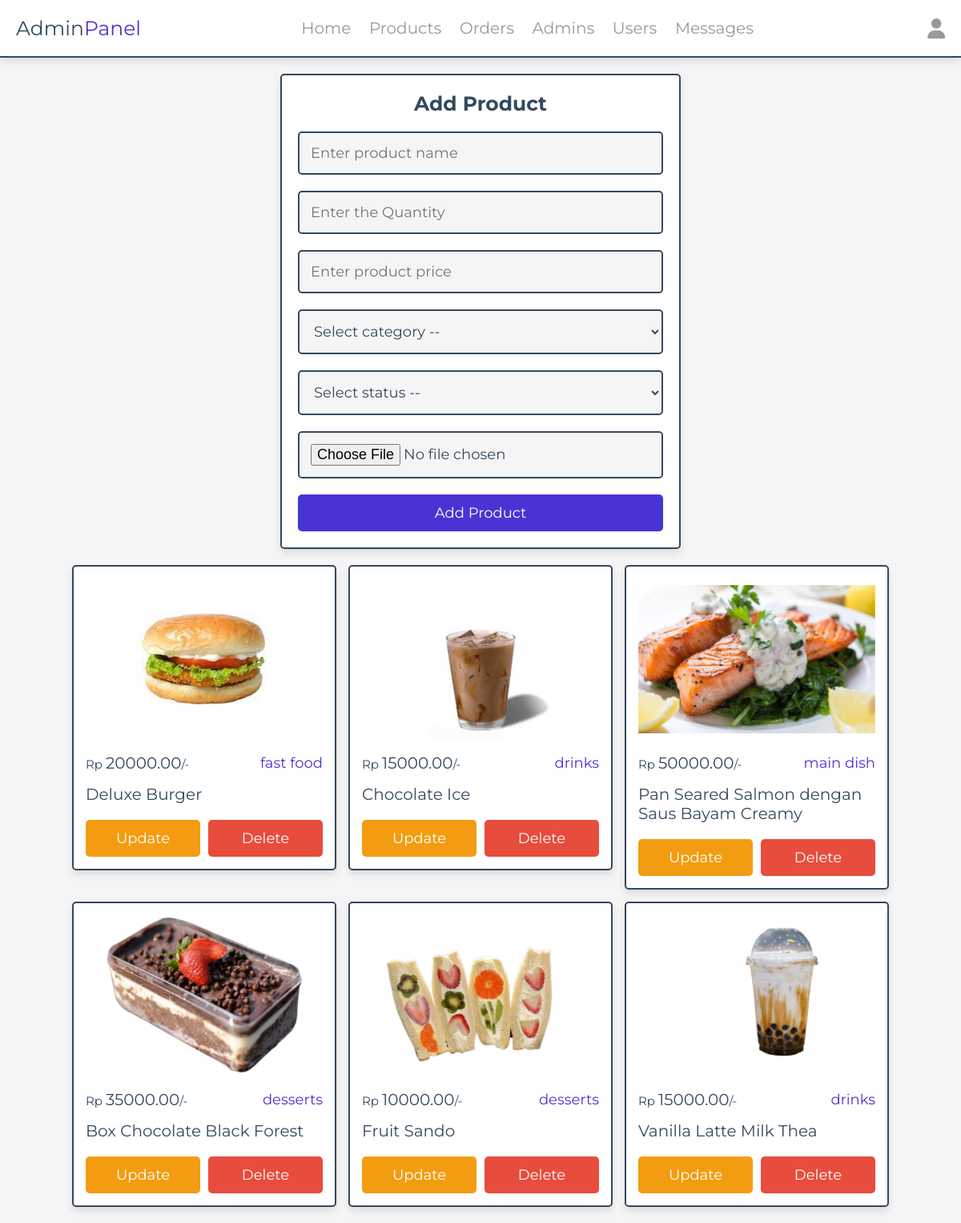
The page /admin/products.php (signed in) on the database its author committed.
### tables this page shows
CREATE TABLE `menu` (
  `MenuID` int(100) NOT NULL,
  `Name` varchar(100) NOT NULL,
  `Category` varchar(100) NOT NULL,
  `Price` decimal(10,2) NOT NULL,
  `Image` varchar(100) NOT NULL
);

### admin/products.php (the view, shortened to what this page needs)
<?php
   include '../components/connect.php';
?>
<!DOCTYPE html>
<html lang="en">
   <head>
      <link rel="stylesheet" href="https://cdnjs.cloudflare.com/ajax/libs/font-awesome/6.1.1/css/all.min.css">
      <link rel="stylesheet" href="../css/admin_style.css">
   </head>
   <body>
      <?php include '../components/admin_header.php' ?>
      <section class="add-products">
         <form action="" method="POST" enctype="multipart/form-data">
            <h3>add product</h3>
            <input type="text" required placeholder="Enter product name" name="name" maxlength="100" class="box">
            <input type="number" min="0" max="9999999999" required placeholder="Enter the Quantity" name="Qty" onkeypress="if(this.value.length == 10) return false;" class="box">
            <input type="number" min="0" max="9999999999" required placeholder="Enter product price" name="price" onkeypress="if(this.value.length == 10) return false;" class="box">
            <select name="category" class="box" required>
               <option value="" disabled selected>Select category --</option>
            </select>
            <select name="Status" class="box" required>
               <option value="" disabled selected>Select status --</option>
            </select>
            <input type="file" name="image" class="box" accept="image/jpg, image/jpeg, image/png, image/webp" required>
            <input type="submit" value="add product" name="add_product" class="btn">
         </form>
      </section>
      <section class="show-products" style="padding-top: 0;">
         <div class="box-container">
            <?php
               $show_products = $conn->prepare("SELECT * FROM `menu`");
               $show_products->execute();
               if($show_products->rowCount() > 0){
                  while($fetch_products = $show_products->fetch(PDO::FETCH_ASSOC)){
            ?>
            <div class="box">
               <img src="../uploaded_img/<?= $fetch_products['Image']; ?>" alt="">
               <div class="flex">
                  <div class="price"><span>Rp </span><?= $fetch_products['Price']; ?><span>/-</span></div>
                  <div class="category"><?= $fetch_products['Category']; ?></div>
               </div>
               <div class="name"><?= $fetch_products['Name']; ?></div>
               <div class="flex-btn">
                  <a href="update_product.php?update=<?= $fetch_products['MenuID']; ?>" class="option-btn">update</a>
                  <a href="products.php?delete=<?= $fetch_products['MenuID']; ?>" class="delete-btn" onclick="return confirm('delete this product?');">delete</a>
               </div>
            </div>
            <?php
                  }
               }else{
                  echo '<p class="empty">no products added yet!</p>';
               }
            ?>
         </div>
      </section>
   </body>
</html>

### css/admin_style.css (style rules this page uses)
:root { --main-color:#4834d4; --red:#e74c3c; --orange:#f39c12; --black:#34495e; --white:#fff; --light-bg:#f5f5f5; --light-color:#999; --border:.2rem solid var(--black); --box-shadow:0 .5rem 1rem rgba(0,0,0,.1); }
* { font-family: 'Montserrat', sans-serif; margin:0; padding:0; box-sizing: border-box; text-decoration: none; outline: none; border:none; }
html { font-size: 62.5%; overflow-x: hidden; }
body { background-color: var(--light-bg); }
section { max-width: 1200px; margin:0 auto; padding:2rem; }
.btn, .delete-btn, .option-btn { display: block; margin-top: 1rem; border-radius: .5rem; cursor: pointer; width: 100%; font-size: 1.8rem; color:var(--white); padding:1.2rem 3rem; text-transform: capitalize; text-align: center; }
.btn { background-color: var(--main-color); }
.delete-btn { background-color: var(--red); }
.option-btn { background-color: var(--orange); }
.flex-btn { display: flex; gap:1rem; }
.add-products form { margin:0 auto; max-width: 50rem; background-color: var(--white); border-radius: .5rem; box-shadow: var(--box-shadow); border:var(--border); padding:2rem; text-align: center; }
.add-products form h3 { margin-bottom: 1rem; font-size: 2.5rem; color:var(--black); text-transform: capitalize; }
.add-products form .box { background-color: var(--light-bg); border:var(--border); width: 100%; padding:1.4rem; font-size: 1.8rem; color:var(--black); border-radius: .5rem; margin: 1rem 0; }
.show-products .box-container { display: grid; grid-template-columns: repeat(auto-fit, 33rem); gap:1.5rem; justify-content: center; align-items: flex-start; }
.show-products .box-container .box { background-color: var(--white); border-radius: .5rem; box-shadow: var(--box-shadow); border:var(--border); padding:1.5rem; }
.show-products .box-container .box img { width: 100%; height: 20rem; object-fit: contain; margin-bottom: 1rem; }
.show-products .box-container .box .name { font-size: 2rem; color:var(--black); padding:1rem 0; }
.show-products .box-container .box .flex { display: flex; align-items: center; gap:1rem; justify-content: space-between; }
.show-products .box-container .box .flex .category { font-size: 1.8rem; color:var(--main-color); }
.show-products .box-container .box .flex .price { font-size: 2rem; color:var(--black); margin:.5rem 0; }
.show-products .box-container .box .flex .price span { font-size: 1.5rem; }

### rows shown on the page
menu: Image (picture), Price "20000.00", Category "fast food", Name "Deluxe Burger"
menu: Image (picture), Price "15000.00", Category "drinks", Name "Chocolate Ice"
menu: Image (picture), Price "50000.00", Category "main dish", Name "Pan Seared Salmon dengan Saus Bayam Creamy"
menu: Image (picture), Price "35000.00", Category "desserts", Name "Box Chocolate Black Forest"
menu: Image (picture), Price "10000.00", Category "desserts", Name "Fruit Sando"
menu: Image (picture), Price "15000.00", Category "drinks", Name "Vanilla Latte Milk Thea"
